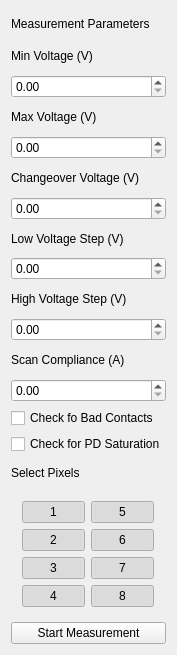
          <widget class="QWidget" name="aw_scrollAreaWidgetContents">
           <property name="geometry">
            <rect>
             <x>0</x>
             <y>0</y>
             <width>170</width>
             <height>655</height>
            </rect>
           </property>
           <property name="sizePolicy">
            <sizepolicy hsizetype="Fixed" vsizetype="Fixed">
             <horstretch>0</horstretch>
             <verstretch>0</verstretch>
            </sizepolicy>
           </property>
           <layout class="QGridLayout" name="gridLayout_3">
            <item row="12" column="0">
             <widget class="QDoubleSpinBox" name="aw_scan_compliance_spinBox"/>
            </item>
            <item row="4" column="0">
             <widget class="QDoubleSpinBox" name="aw_max_voltage_spinBox"/>
            </item>
            <item row="9" column="0">
             <widget class="QLabel" name="aw_high_voltage_step_label">
              <property name="styleSheet">
               <string notr="true">font: 63 bold 10pt &quot;Segoe UI&quot;;</string>
              </property>
              <property name="text">
               <string>High Voltage Step (V)</string>
              </property>
             </widget>
            </item>
            <item row="16" column="0" alignment="Qt::AlignHCenter">
             <widget class="QWidget" name="aw_select_pixel_widget" native="true">
              <property name="sizePolicy">
               <sizepolicy hsizetype="Fixed" vsizetype="Fixed">
                <horstretch>0</horstretch>
                <verstretch>0</verstretch>
               </sizepolicy>
              </property>
              <property name="minimumSize">
               <size>
                <width>100</width>
                <height>0</height>
               </size>
              </property>
              <property name="maximumSize">
               <size>
                <width>150</width>
                <height>124</height>
               </size>
              </property>
              <layout class="QGridLayout" name="gridLayout_4">
               <item row="2" column="0">
                <widget class="QPushButton" name="aw_pixel2_pushButton">
                 <property name="text">
                  <string>2</string>
                 </property>
                 <property name="checkable">
                  <bool>true</bool>
                 </property>
                 <property name="checked">
                  <bool>true</bool>
                 </property>
                </widget>
               </item>
               <item row="0" column="0">
                <widget class="QPushButton" name="aw_pixel1_pushButton">
                 <property name="sizePolicy">
                  <sizepolicy hsizetype="Minimum" vsizetype="Minimum">
                   <horstretch>0</horstretch>
                   <verstretch>0</verstretch>
                  </sizepolicy>
                 </property>
                 <property name="minimumSize">
                  <size>
                   <width>0</width>
                   <height>0</height>
                  </size>
                 </property>
                 <property name="text">
                  <string>1</string>
                 </property>
                 <property name="checkable">
                  <bool>true</bool>
                 </property>
                 <property name="checked">
                  <bool>true</bool>
                 </property>
                 <property name="autoRepeat">
                  <bool>false</bool>
                 </property>
                </widget>
               </item>
               <item row="4" column="0">
                <widget class="QPushButton" name="aw_pixel4_pushButton">
                 <property name="text">
                  <string>4</string>
                 </property>
                 <property name="checkable">
                  <bool>true</bool>
                 </property>
                 <property name="checked">
                  <bool>true</bool>
                 </property>
                </widget>
               </item>
               <item row="3" column="0">
                <widget class="QPushButton" name="aw_pixel3_pushButton">
                 <property name="text">
                  <string>3</string>
                 </property>
                 <property name="checkable">
                  <bool>true</bool>
                 </property>
                 <property name="checked">
                  <bool>true</bool>
                 </property>
                </widget>
               </item>
               <item row="4" column="1">
                <widget class="QPushButton" name="aw_pixel8_pushButton">
                 <property name="text">
                  <string>8</string>
                 </property>
                 <property name="checkable">
                  <bool>true</bool>
                 </property>
                 <property name="checked">
                  <bool>true</bool>
                 </property>
                </widget>
               </item>
               <item row="3" column="1">
                <widget class="QPushButton" name="aw_pixel7_pushButton">
                 <property name="text">
                  <string>7</string>
                 </property>
                 <property name="checkable">
                  <bool>true</bool>
                 </property>
                 <property name="checked">
                  <bool>true</bool>
                 </property>
                </widget>
               </item>
               <item row="2" column="1">
                <widget class="QPushButton" name="aw_pixel6_pushButton">
                 <property name="layoutDirection">
                  <enum>Qt::LeftToRight</enum>
                 </property>
                 <property name="text">
                  <string>6</string>
                 </property>
                 <property name="checkable">
                  <bool>true</bool>
                 </property>
                 <property name="checked">
                  <bool>true</bool>
                 </property>
                </widget>
               </item>
               <item row="0" column="1">
                <widget class="QPushButton" name="aw_pixel5_pushButton">
                 <property name="text">
                  <string>5</string>
                 </property>
                 <property name="checkable">
                  <bool>true</bool>
                 </property>
                 <property name="checked">
                  <bool>true</bool>
                 </property>
                </widget>
               </item>
              </layout>
             </widget>
            </item>
            <item row="3" column="0">
             <widget class="QLabel" name="aw_max_voltage_label">
              <property name="styleSheet">
               <string notr="true">font: 63 bold 10pt &quot;Segoe UI&quot;;</string>
              </property>
              <property name="text">
               <string>Max Voltage (V)</string>
              </property>
             </widget>
            </item>
            <item row="1" column="0">
             <widget class="QLabel" name="aw_min_voltage_label">
              <property name="styleSheet">
               <string notr="true">font: 63 bold 10pt &quot;Segoe UI&quot;;</string>
              </property>
              <property name="text">
               <string>Min Voltage (V)</string>
              </property>
             </widget>
            </item>
            <item row="5" column="0">
             <widget class="QLabel" name="aw_changeover_voltage_label">
              <property name="styleSheet">
               <string notr="true">font: 63 bold 10pt &quot;Segoe UI&quot;;</string>
              </property>
              <property name="text">
               <string>Changeover Voltage (V)</string>
              </property>
             </widget>
            </item>
            <item row="7" column="0">
             <widget class="QLabel" name="aw_low_voltage_step_label">
              <property name="styleSheet">
               <string notr="true">font: 63 bold 10pt &quot;Segoe UI&quot;;</string>
              </property>
              <property name="text">
               <string>Low Voltage Step (V)</string>
              </property>
             </widget>
            </item>
            <item row="11" column="0">
             <widget class="QLabel" name="aw_scan_compliance_label">
              <property name="styleSheet">
               <string notr="true">font: 63 bold 10pt &quot;Segoe UI&quot;;</string>
              </property>
              <property name="text">
               <string>Scan Compliance (A)</string>
              </property>
             </widget>
            </item>
            <item row="6" column="0">
             <widget class="QDoubleSpinBox" name="aw_changeover_voltage_spinBox"/>
            </item>
            <item row="2" column="0">
             <widget class="QDoubleSpinBox" name="aw_min_voltage_spinBox"/>
            </item>
            <item row="14" column="0">
             <widget class="QCheckBox" name="aw_pd_saturation_checkBox">
              <property name="text">
               <string>Check for PD Saturation</string>
              </property>
             </widget>
            </item>
            <item row="8" column="0">
             <widget class="QDoubleSpinBox" name="aw_low_voltage_step_spinBox"/>
            </item>
            <item row="10" column="0">
             <widget class="QDoubleSpinBox" name="aw_high_voltage_step_spinBox"/>
            </item>
            <item row="15" column="0">
             <widget class="QLabel" name="aw_select_pixel_label">
              <property name="styleSheet">
               <string notr="true">font: 63 bold 10pt &quot;Segoe UI&quot;;</string>
              </property>
              <property name="text">
               <string>Select Pixels</string>
              </property>
             </widget>
            </item>
            <item row="13" column="0">
             <widget class="QCheckBox" name="aw_bad_contact_checkBox">
              <property name="text">
               <string>Check fo Bad Contacts</string>
              </property>
             </widget>
            </item>
            <item row="17" column="0">
             <widget class="QPushButton" name="aw_start_measurement_pushButton">
              <property name="text">
               <string>Start Measurement</string>
              </property>
              <property name="checkable">
               <bool>true</bool>
              </property>
             </widget>
            </item>
            <item row="0" column="0">
             <widget class="QLabel" name="aw_header1_label">
              <property name="styleSheet">
               <string notr="true">font: 63 bold 10pt &quot;Segoe UI&quot;;</string>
              </property>
              <property name="text">
               <string>Measurement Parameters</string>
              </property>
             </widget>
            </item>
           </layout>
          </widget>
